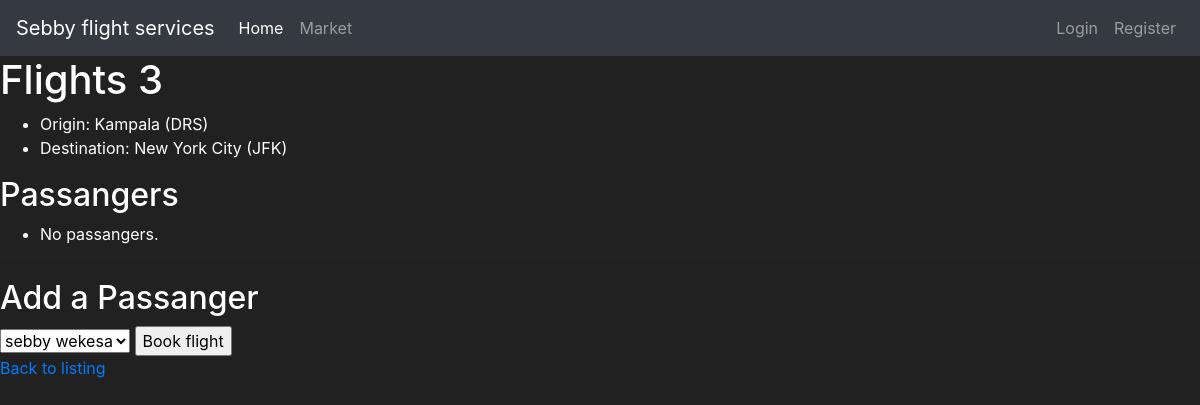
Page /3 on the committed database.
### sebby/models.py (models this page shows, shortened)
class Flight(models.Model):
	origin = models.ForeignKey(Airport, on_delete=models.CASCADE, related_name="departures")
	destination = models.ForeignKey(Airport, on_delete=models.CASCADE, related_name="arrivals")
	duration = models.IntegerField()

class Airport(models.Model):
	code = models.CharField(max_length=3)
	city = models.CharField(max_length=64)
	def __str__(self):
		return f"{self.city} ({self.code})"

### sebby/views.py (the view)
# urls.py: path("<int:flight_id>", views.flight, name="flight"),
def flight(request, flight_id):
	try:
		flight = Flight.objects.get(pk=flight_id)
	except Flight.DoesNotExist:
		raise Http404("Flight does not exist.")
	context = {
		"flight": flight,
		"passanger": flight.passanger.all(),
		"non_passanger": Passanger.objects.exclude(flights=flight).all()
	}
	return render(request, "flights/flight.html", context)

### sebby/models.py (called while the page is built)
	def __str__(self):
		return f"{self.first} {self.last}"

### sebby/templates/flights/flight.html (shortened to what this page needs)
{% extends "flights/base.html" %}
{% block body %}
	<h1>Flights {{ flight.id }}</h1>
		<ul>
			<li>Origin: {{ flight.origin }} </li>
			<li>Destination: {{ flight.destination }}</li>
		</ul>
		<h2> Passangers </h2>
		<ul>
			{% for passanger in passanger %}
			<li> {{ passanger }}</li>
			{% empty %}
			<li>No passangers.</li>
			{% endfor %}
		</ul>
		<hr>
		<h2> Add a Passanger</h2>
		{% if non_passanger %}
		<form action="{% url 'book' flight.id %}" method="post">
			<select name="passanger">
				{% for passanger in non_passanger %}
					<option value="{{ passanger.id }}">{{ passanger }}</option>
				{% endfor %}
			</select>
			<input type="submit" value="Book flight">
		</form>
		{% else %}
			<div>No passanger to add.</div>
		{% endif %}
		<a href="{% url 'index' %}">Back to listing</a>
{% endblock%}

### sebby/templates/flights/base.html (style rules this page uses)
body { background-color: #212121; color: white; }

### rows in the picture
Flight: id "3", origin "Kampala (DRS)", destination "New York City (JFK)"

### other values in the picture
form field passanger "sebby wekesa"
